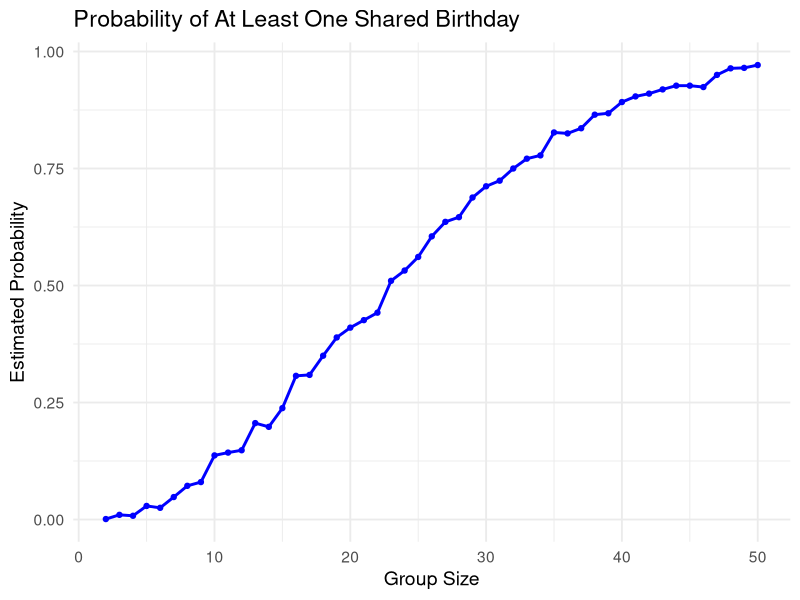

Source code (R):
## ---- chunk 1
knitr::opts_chunk$set(
  echo = TRUE,
  message = FALSE,
  warning = FALSE
)
library(tidyverse)

## ---- chunk 2
simulate_shared_birthday <- function(n) {
birthdays <- sample(1:365, size = n, replace = TRUE)
any(duplicated(birthdays))
}

#to run a simulation with group size of n to get T/F, do
#simuluate_shared_birthday(n)

#to get probability from z runs:
#mean(replicate(z, simulate_shared_birthay(n)))

set.seed(8105)

#vector of various group sizes
group_sizes <- 2:50

#run 1000 simulations per group size
sim_results <-
  tibble(group_size = group_sizes) %>%
  mutate(
    shared_prob = map_dbl(
      group_sizes,
      ~mean(replicate(1000, simulate_shared_birthday(.x)))
    )
  )

sim_results %>%
  ggplot(aes(x = group_size, y = shared_prob)) +
  geom_line(color = "blue", linewidth = 1) +
  geom_point(color = "blue") +
  labs(
    title = "Probability of At Least One Shared Birthday",
    x = "Group Size",
    y = "Estimated Probability"
  ) +
  theme_minimal(base_size = 14)

